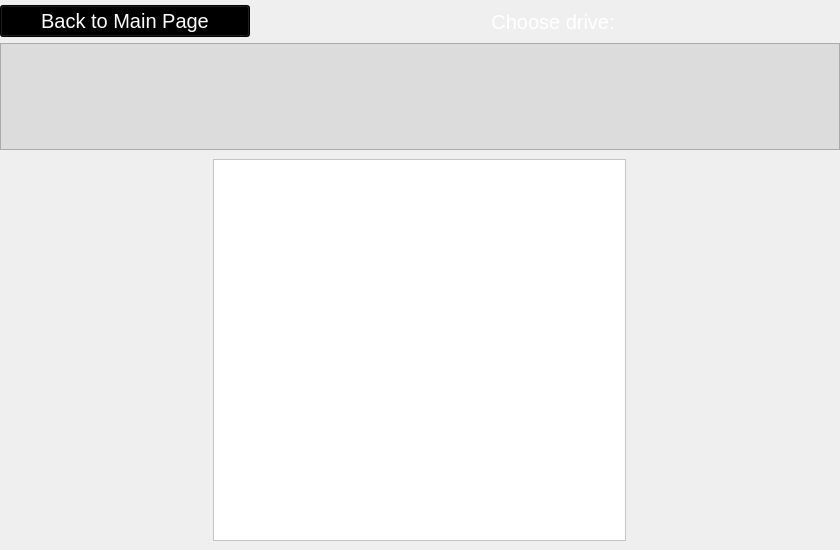
      <widget class="QWidget" name="page_3">
       <layout class="QVBoxLayout" name="verticalLayout_6">
        <property name="spacing">
         <number>0</number>
        </property>
        <property name="leftMargin">
         <number>0</number>
        </property>
        <property name="topMargin">
         <number>0</number>
        </property>
        <property name="rightMargin">
         <number>0</number>
        </property>
        <property name="bottomMargin">
         <number>0</number>
        </property>
        <item>
         <widget class="QFrame" name="frame_8">
          <property name="minimumSize">
           <size>
            <width>840</width>
            <height>550</height>
           </size>
          </property>
          <property name="maximumSize">
           <size>
            <width>840</width>
            <height>550</height>
           </size>
          </property>
          <property name="frameShape">
           <enum>QFrame::NoFrame</enum>
          </property>
          <property name="frameShadow">
           <enum>QFrame::Raised</enum>
          </property>
          <property name="lineWidth">
           <number>0</number>
          </property>
          <layout class="QVBoxLayout" name="verticalLayout_7" stretch="0,0">
           <property name="spacing">
            <number>0</number>
           </property>
           <property name="leftMargin">
            <number>0</number>
           </property>
           <property name="topMargin">
            <number>0</number>
           </property>
           <property name="rightMargin">
            <number>0</number>
           </property>
           <property name="bottomMargin">
            <number>0</number>
           </property>
           <item>
            <widget class="QFrame" name="frame_10">
             <property name="maximumSize">
              <size>
               <width>16777215</width>
               <height>150</height>
              </size>
             </property>
             <property name="frameShape">
              <enum>QFrame::NoFrame</enum>
             </property>
             <property name="frameShadow">
              <enum>QFrame::Raised</enum>
             </property>
             <property name="lineWidth">
              <number>0</number>
             </property>
             <layout class="QVBoxLayout" name="verticalLayout_8">
              <property name="spacing">
               <number>0</number>
              </property>
              <property name="leftMargin">
               <number>0</number>
              </property>
              <property name="topMargin">
               <number>0</number>
              </property>
              <property name="rightMargin">
               <number>0</number>
              </property>
              <property name="bottomMargin">
               <number>0</number>
              </property>
              <item>
               <widget class="QFrame" name="frame_11">
                <property name="minimumSize">
                 <size>
                  <width>0</width>
                  <height>43</height>
                 </size>
                </property>
                <property name="maximumSize">
                 <size>
                  <width>16777215</width>
                  <height>43</height>
                 </size>
                </property>
                <property name="frameShape">
                 <enum>QFrame::NoFrame</enum>
                </property>
                <property name="frameShadow">
                 <enum>QFrame::Raised</enum>
                </property>
                <property name="lineWidth">
                 <number>0</number>
                </property>
                <layout class="QHBoxLayout" name="horizontalLayout_6">
                 <property name="spacing">
                  <number>0</number>
                 </property>
                 <property name="leftMargin">
                  <number>0</number>
                 </property>
                 <property name="topMargin">
                  <number>0</number>
                 </property>
                 <property name="rightMargin">
                  <number>0</number>
                 </property>
                 <property name="bottomMargin">
                  <number>0</number>
                 </property>
                 <item>
                  <widget class="QFrame" name="frame_14">
                   <property name="minimumSize">
                    <size>
                     <width>250</width>
                     <height>0</height>
                    </size>
                   </property>
                   <property name="maximumSize">
                    <size>
                     <width>250</width>
                     <height>16777215</height>
                    </size>
                   </property>
                   <property name="frameShape">
                    <enum>QFrame::NoFrame</enum>
                   </property>
                   <property name="frameShadow">
                    <enum>QFrame::Raised</enum>
                   </property>
                   <property name="lineWidth">
                    <number>0</number>
                   </property>
                   <layout class="QHBoxLayout" name="horizontalLayout_8">
                    <property name="spacing">
                     <number>0</number>
                    </property>
                    <property name="leftMargin">
                     <number>0</number>
                    </property>
                    <property name="topMargin">
                     <number>0</number>
                    </property>
                    <property name="rightMargin">
                     <number>0</number>
                    </property>
                    <property name="bottomMargin">
                     <number>0</number>
                    </property>
                    <item>
                     <widget class="QPushButton" name="pushButton_2">
                      <property name="font">
                       <font>
                        <pointsize>15</pointsize>
                       </font>
                      </property>
                      <property name="styleSheet">
                       <string notr="true">color:white;background-color:black;</string>
                      </property>
                      <property name="text">
                       <string>Back to Main Page</string>
                      </property>
                     </widget>
                    </item>
                   </layout>
                  </widget>
                 </item>
                 <item>
                  <widget class="QFrame" name="frame_13">
                   <property name="minimumSize">
                    <size>
                     <width>606</width>
                     <height>0</height>
                    </size>
                   </property>
                   <property name="maximumSize">
                    <size>
                     <width>606</width>
                     <height>16777215</height>
                    </size>
                   </property>
                   <property name="frameShape">
                    <enum>QFrame::NoFrame</enum>
                   </property>
                   <property name="frameShadow">
                    <enum>QFrame::Raised</enum>
                   </property>
                   <property name="lineWidth">
                    <number>0</number>
                   </property>
                   <layout class="QHBoxLayout" name="horizontalLayout_9">
                    <property name="spacing">
                     <number>0</number>
                    </property>
                    <property name="leftMargin">
                     <number>0</number>
                    </property>
                    <property name="topMargin">
                     <number>0</number>
                    </property>
                    <property name="rightMargin">
                     <number>0</number>
                    </property>
                    <property name="bottomMargin">
                     <number>0</number>
                    </property>
                    <item>
                     <widget class="QLabel" name="label_3">
                      <property name="font">
                       <font>
                        <pointsize>15</pointsize>
                       </font>
                      </property>
                      <property name="styleSheet">
                       <string notr="true">color:white</string>
                      </property>
                      <property name="text">
                       <string>Choose drive:</string>
                      </property>
                      <property name="alignment">
                       <set>Qt::AlignCenter</set>
                      </property>
                     </widget>
                    </item>
                   </layout>
                  </widget>
                 </item>
                </layout>
               </widget>
              </item>
              <item>
               <widget class="QFrame" name="frame_12">
                <property name="frameShape">
                 <enum>QFrame::NoFrame</enum>
                </property>
                <property name="frameShadow">
                 <enum>QFrame::Raised</enum>
                </property>
                <property name="lineWidth">
                 <number>0</number>
                </property>
                <layout class="QHBoxLayout" name="horizontalLayout_7">
                 <property name="spacing">
                  <number>0</number>
                 </property>
                 <property name="leftMargin">
                  <number>0</number>
                 </property>
                 <property name="topMargin">
                  <number>0</number>
                 </property>
                 <property name="rightMargin">
                  <number>0</number>
                 </property>
                 <property name="bottomMargin">
                  <number>0</number>
                 </property>
                 <item>
                  <widget class="QListWidget" name="listWidget">
                   <property name="styleSheet">
                    <string notr="true">color: blue;
font-size: 18px;
background-color:rgb(220, 220, 220)</string>
                   </property>
                  </widget>
                 </item>
                </layout>
               </widget>
              </item>
             </layout>
            </widget>
           </item>
           <item>
            <widget class="QFrame" name="frame_9">
             <property name="frameShape">
              <enum>QFrame::NoFrame</enum>
             </property>
             <property name="frameShadow">
              <enum>QFrame::Raised</enum>
             </property>
             <property name="lineWidth">
              <number>0</number>
             </property>
             <layout class="QHBoxLayout" name="horizontalLayout_10">
              <item>
               <widget class="QTableWidget" name="tableWidget_2">
                <property name="maximumSize">
                 <size>
                  <width>413</width>
                  <height>16777215</height>
                 </size>
                </property>
                <property name="styleSheet">
                 <string notr="true">QTableWidget{
background-color:white;
alteranate-background-color:#606060;
selection-background-color:#282828;
}</string>
                </property>
                <property name="autoScroll">
                 <bool>false</bool>
                </property>
                <property name="editTriggers">
                 <set>QAbstractItemView::NoEditTriggers</set>
                </property>
                <property name="showGrid">
                 <bool>false</bool>
                </property>
                <attribute name="horizontalHeaderCascadingSectionResizes">
                 <bool>false</bool>
                </attribute>
                <attribute name="verticalHeaderVisible">
                 <bool>false</bool>
                </attribute>
                <attribute name="verticalHeaderCascadingSectionResizes">
                 <bool>false</bool>
                </attribute>
               </widget>
              </item>
             </layout>
            </widget>
           </item>
          </layout>
         </widget>
        </item>
       </layout>
      </widget>
